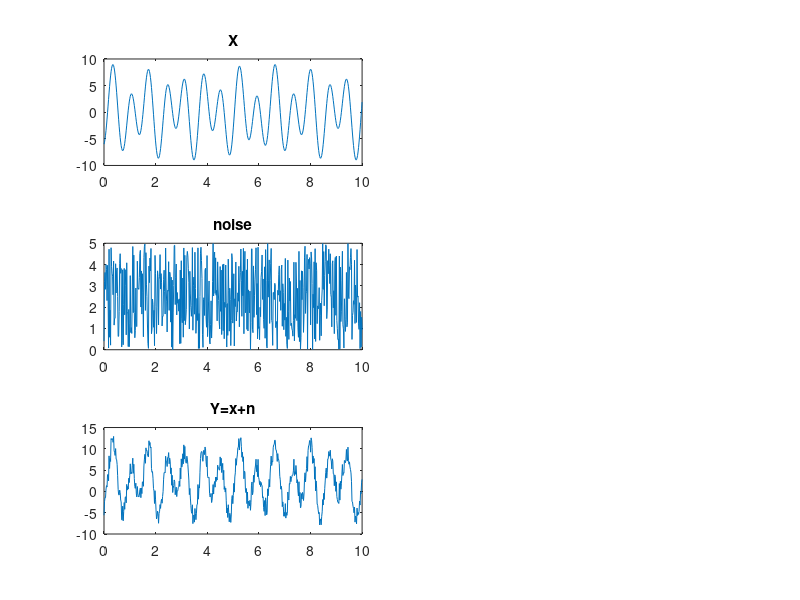

This figure's MATLAB source: (Note: this script raises an error after producing the figure.)
t=linspace(0,10,512);
%t= 0:0.1:2*pi;
f1=10;
f2=30;
x=3*sin(5*t)-6*cos(9*t);
n=5*rand(1,512);
Fs =10000;

y=x+n;
subplot(3,2,1);
plot(t,x)
title("X");
subplot(3,2,3);
plot(t,n)
title("noise");
subplot(3,2,5);
plot(t,y)
title("Y=x+n");

%% ------------Stat  FFT x  calculation-----------------%
reult_x=myFFT(x)
subplot(3,2,2);
plot(reult_x);
title("FFT x");
%% ------------Stat  FFT n  calculation-------%
result_n=myFFT(n)
subplot(3,2,4);
plot(result_n);
title("FFT n");
%% ------------Stat  FFT y  calculation-------%
result_y=myFFT(y)
subplot(3,2,6);
plot(result_y);
title("FFT y");
%% ----------------MAF 3 filter model-------------------------%
LPF=(1/3)*(1+2*cos(10*t));
Lfft=length(LPF);
Lfft2=2^nextpow2(Lfft);
Lff= fft(LPF,Lfft2);


%% ------------ My function definition--------------------------%
function output=myFFT(input_signal)
 fft_Length=length(input_signal);
 fft_temp=2^nextpow2(fft_Length);
 output= fft(input_signal,fft_temp);
 output=abs(output);
end